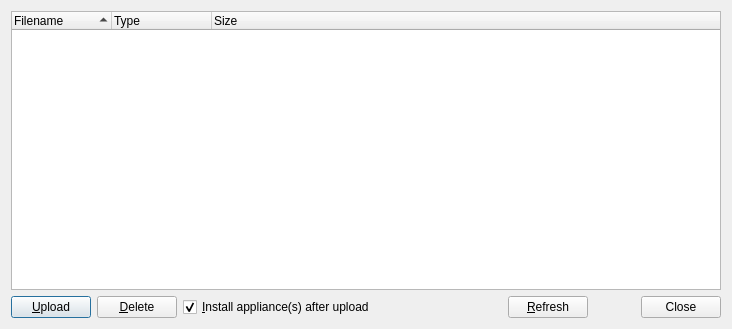
<?xml version="1.0" encoding="UTF-8"?>
<ui version="4.0">
 <class>ImageDialog</class>
 <widget class="QDialog" name="ImageDialog">
  <property name="windowModality">
   <enum>Qt::ApplicationModal</enum>
  </property>
  <property name="geometry">
   <rect>
    <x>0</x>
    <y>0</y>
    <width>732</width>
    <height>329</height>
   </rect>
  </property>
  <property name="windowTitle">
   <string>Images</string>
  </property>
  <property name="modal">
   <bool>true</bool>
  </property>
  <layout class="QGridLayout" name="gridLayout">
   <item row="0" column="0">
    <widget class="QTreeWidget" name="uiImagesTreeWidget">
     <property name="alternatingRowColors">
      <bool>true</bool>
     </property>
     <property name="selectionMode">
      <enum>QAbstractItemView::SingleSelection</enum>
     </property>
     <property name="sortingEnabled">
      <bool>true</bool>
     </property>
     <attribute name="headerShowSortIndicator" stdset="0">
      <bool>true</bool>
     </attribute>
     <column>
      <property name="text">
       <string>Filename</string>
      </property>
     </column>
     <column>
      <property name="text">
       <string>Type</string>
      </property>
     </column>
     <column>
      <property name="text">
       <string>Size</string>
      </property>
     </column>
    </widget>
   </item>
   <item row="1" column="0">
    <layout class="QHBoxLayout" name="horizontalLayout">
     <item>
      <widget class="QPushButton" name="uiUploadImagePushButton">
       <property name="text">
        <string>&amp;Upload</string>
       </property>
      </widget>
     </item>
     <item>
      <widget class="QPushButton" name="uiDeleteImagePushButton">
       <property name="text">
        <string>&amp;Delete</string>
       </property>
      </widget>
     </item>
     <item>
      <widget class="QCheckBox" name="uiInstallApplianceCheckBox">
       <property name="text">
        <string>&amp;Install appliance(s) after upload</string>
       </property>
       <property name="checked">
        <bool>true</bool>
       </property>
      </widget>
     </item>
     <item>
      <spacer name="horizontalSpacer_4">
       <property name="orientation">
        <enum>Qt::Horizontal</enum>
       </property>
       <property name="sizeHint" stdset="0">
        <size>
         <width>40</width>
         <height>20</height>
        </size>
       </property>
      </spacer>
     </item>
     <item>
      <widget class="QPushButton" name="uiRefreshImagesPushButton">
       <property name="text">
        <string>&amp;Refresh</string>
       </property>
      </widget>
     </item>
     <item>
      <widget class="QDialogButtonBox" name="uiButtonBox">
       <property name="orientation">
        <enum>Qt::Horizontal</enum>
       </property>
       <property name="standardButtons">
        <set>QDialogButtonBox::Close</set>
       </property>
      </widget>
     </item>
    </layout>
   </item>
  </layout>
 </widget>
 <resources/>
 <connections>
  <connection>
   <sender>uiButtonBox</sender>
   <signal>accepted()</signal>
   <receiver>ImageDialog</receiver>
   <slot>accept()</slot>
   <hints>
    <hint type="sourcelabel">
     <x>248</x>
     <y>254</y>
    </hint>
    <hint type="destinationlabel">
     <x>157</x>
     <y>274</y>
    </hint>
   </hints>
  </connection>
  <connection>
   <sender>uiButtonBox</sender>
   <signal>rejected()</signal>
   <receiver>ImageDialog</receiver>
   <slot>reject()</slot>
   <hints>
    <hint type="sourcelabel">
     <x>316</x>
     <y>260</y>
    </hint>
    <hint type="destinationlabel">
     <x>286</x>
     <y>274</y>
    </hint>
   </hints>
  </connection>
 </connections>
</ui>
